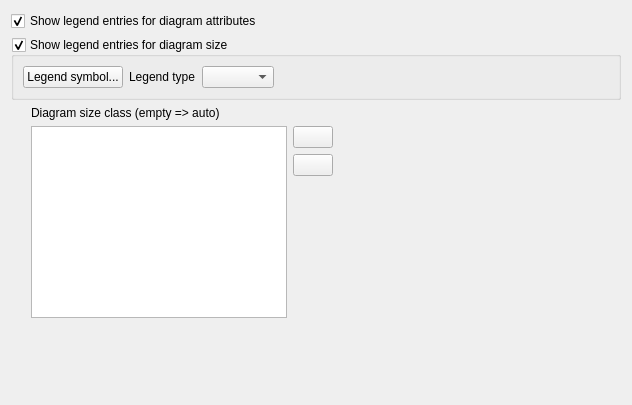
                <widget class="QWidget" name="scrollAreaWidgetContents_2">
                 <property name="geometry">
                  <rect>
                   <x>0</x>
                   <y>0</y>
                   <width>632</width>
                   <height>405</height>
                  </rect>
                 </property>
                 <layout class="QVBoxLayout" name="verticalLayout_12">
                  <item>
                   <widget class="QCheckBox" name="mCheckBoxAttributeLegend">
                    <property name="text">
                     <string>Show legend entries for diagram attributes</string>
                    </property>
                    <property name="checked">
                     <bool>true</bool>
                    </property>
                   </widget>
                  </item>
                  <item>
                   <widget class="QgsCollapsibleGroupBox" name="mCheckBoxSizeLegend">
                    <property name="title">
                     <string>Show legend entries for diagram size</string>
                    </property>
                    <property name="checkable">
                     <bool>true</bool>
                    </property>
                    <layout class="QHBoxLayout" name="horizontalLayout_71">
                     <item>
                      <widget class="QPushButton" name="mButtonSizeLegendSymbol">
                       <property name="text">
                        <string>Legend symbol...</string>
                       </property>
                      </widget>
                     </item>
                     <item>
                      <widget class="QLabel" name="label_10">
                       <property name="text">
                        <string>Legend type</string>
                       </property>
                      </widget>
                     </item>
                     <item>
                      <widget class="QComboBox" name="mLegendType"/>
                     </item>
                     <item>
                      <spacer name="horizontalSpacer_111">
                       <property name="orientation">
                        <enum>Qt::Horizontal</enum>
                       </property>
                       <property name="sizeHint" stdset="0">
                        <size>
                         <width>40</width>
                         <height>20</height>
                        </size>
                       </property>
                      </spacer>
                     </item>
                    </layout>
                   </widget>
                  </item>
                  <item>
                   <layout class="QVBoxLayout" name="verticalLayout_18" stretch="0,0">
                    <property name="sizeConstraint">
                     <enum>QLayout::SetNoConstraint</enum>
                    </property>
                    <property name="leftMargin">
                     <number>20</number>
                    </property>
                    <property name="topMargin">
                     <number>0</number>
                    </property>
                    <item>
                     <widget class="QLabel" name="mDiagramSizeLabel">
                      <property name="text">
                       <string>Diagram size class (empty =&gt; auto)</string>
                      </property>
                     </widget>
                    </item>
                    <item>
                     <layout class="QHBoxLayout" name="horizontalLayout_13">
                      <property name="leftMargin">
                       <number>0</number>
                      </property>
                      <property name="topMargin">
                       <number>0</number>
                      </property>
                      <property name="rightMargin">
                       <number>0</number>
                      </property>
                      <item>
                       <widget class="QListWidget" name="mSizeRulesTable">
                        <property name="sizePolicy">
                         <sizepolicy hsizetype="Preferred" vsizetype="Preferred">
                          <horstretch>0</horstretch>
                          <verstretch>0</verstretch>
                         </sizepolicy>
                        </property>
                        <property name="baseSize">
                         <size>
                          <width>30</width>
                          <height>50</height>
                         </size>
                        </property>
                        <property name="editTriggers">
                         <set>QAbstractItemView::AnyKeyPressed|QAbstractItemView::DoubleClicked|QAbstractItemView::EditKeyPressed</set>
                        </property>
                       </widget>
                      </item>
                      <item>
                       <layout class="QVBoxLayout" name="verticalLayout_17">
                        <property name="leftMargin">
                         <number>0</number>
                        </property>
                        <property name="topMargin">
                         <number>0</number>
                        </property>
                        <item>
                         <widget class="QPushButton" name="mAddButton">
                          <property name="text">
                           <string/>
                          </property>
                          <property name="icon">
                           <iconset resource="../../images/images.qrc">
                            <normaloff>:/images/themes/default/mActionAdd.svg</normaloff>:/images/themes/default/mActionAdd.svg</iconset>
                          </property>
                         </widget>
                        </item>
                        <item>
                         <widget class="QPushButton" name="mRemoveButton">
                          <property name="text">
                           <string/>
                          </property>
                          <property name="icon">
                           <iconset resource="../../images/images.qrc">
                            <normaloff>:/images/themes/default/mActionRemove.svg</normaloff>:/images/themes/default/mActionRemove.svg</iconset>
                          </property>
                         </widget>
                        </item>
                        <item>
                         <spacer name="verticalSpacer_8">
                          <property name="orientation">
                           <enum>Qt::Vertical</enum>
                          </property>
                          <property name="sizeHint" stdset="0">
                           <size>
                            <width>0</width>
                            <height>0</height>
                           </size>
                          </property>
                         </spacer>
                        </item>
                       </layout>
                      </item>
                      <item>
                       <spacer name="horizontalSpacer_15">
                        <property name="orientation">
                         <enum>Qt::Horizontal</enum>
                        </property>
                        <property name="sizeHint" stdset="0">
                         <size>
                          <width>0</width>
                          <height>0</height>
                         </size>
                        </property>
                       </spacer>
                      </item>
                     </layout>
                    </item>
                   </layout>
                  </item>
                  <item>
                   <spacer name="verticalSpacer_7">
                    <property name="orientation">
                     <enum>Qt::Vertical</enum>
                    </property>
                    <property name="sizeHint" stdset="0">
                     <size>
                      <width>20</width>
                      <height>40</height>
                     </size>
                    </property>
                   </spacer>
                  </item>
                 </layout>
                </widget>
